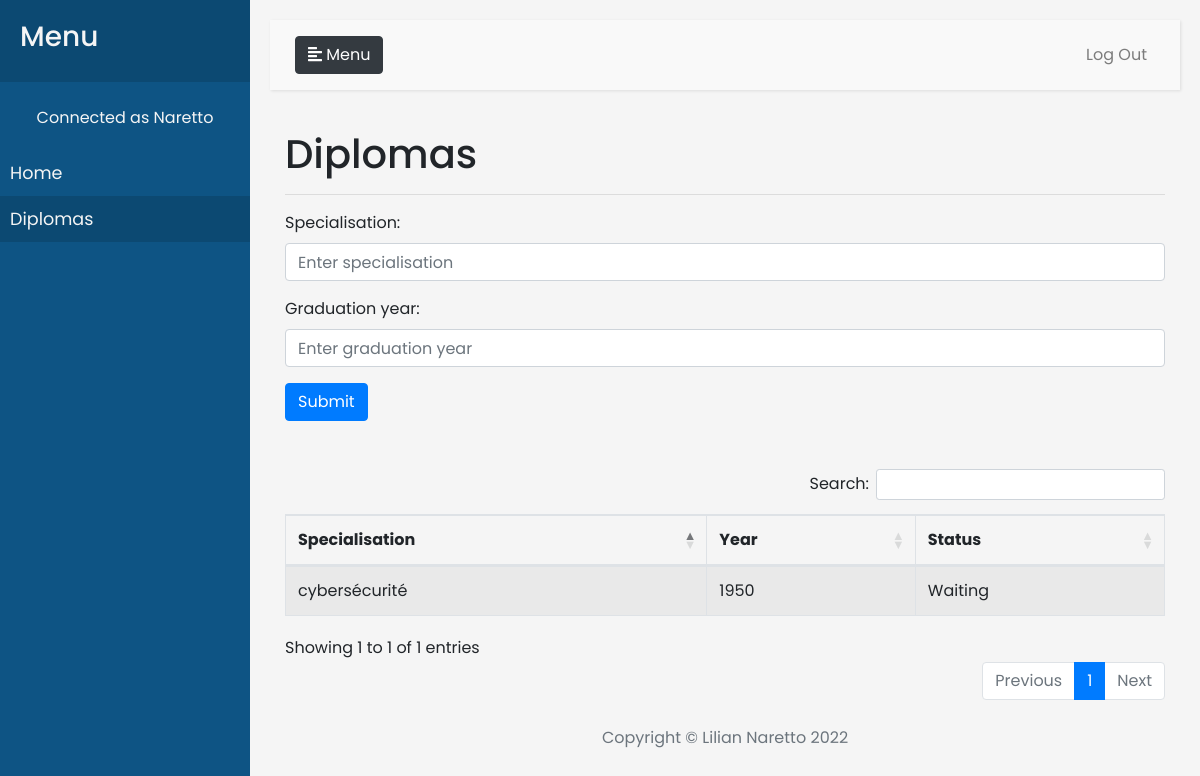
Before: /diplomas (signed in) with the older database file.
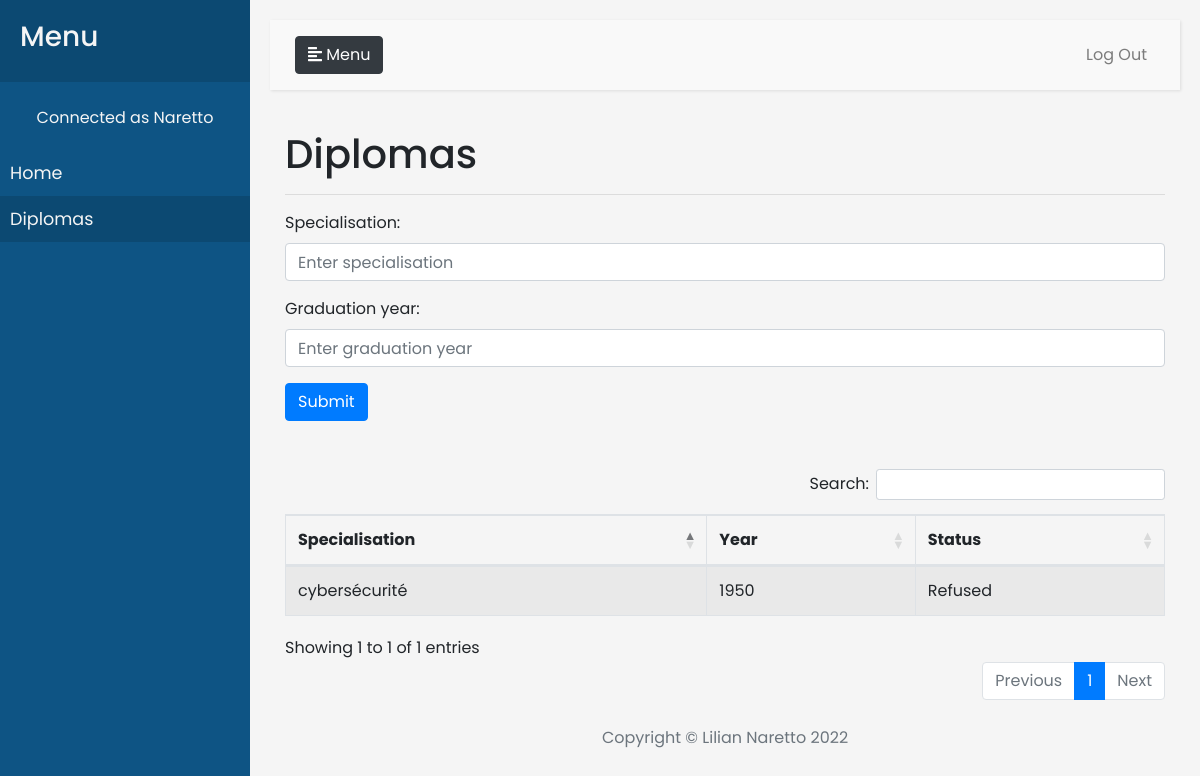
After: the same page with the newer database file.
### manager.py (models this page shows, shortened)
class User(UserMixin,db.Model):
    __tablename__ = 'user'
    id = db.Column('id',db.Integer,primary_key = True)
    name = db.Column('name',db.String(50))
    first_name = db.Column('first_name',db.String(50))
    password =db.Column('password',db.String(255))
    mail = db.Column('mail',db.String(255))
    admin = db.Column('admin',db.Integer)
    school = db.Column("school",db.String(255))

class Diploma(db.Model) :
    __tablename__ = 'diploma'
    _id = db.Column('id',db.Integer,primary_key = True)
    _id_user = db.Column(db.Integer, db.ForeignKey('user.id'))
    user_link = db.relationship("User")
    graduation_years = db.Column("graduation_years",db.String(8))
    specialisation =db.Column("specialisation",db.String(255))
    status = db.Column('status',db.Integer)# 0 : validé 1:refusé 2: en attente
    hash =db.Column('hash',db.String(255))

### app.py (the view)
@app.route("/diplomas",methods=['POST','GET'])
@login_required
def diploma():
    diploma=True
    if current_user.admin:
        return redirect('/admin')
    tab_diploma = user_diploma(current_user.id)
    if request.method == 'POST':
        if "certif" in request.form:
            diploma = {}
            diploma['id_user'] = current_user.id
            diploma['specialisation'] = request.form['specialisation']
            diploma['graduation_years'] = request.form['graduation_years']
            diploma['status'] = 2
            save_diploma(diploma)
            tab_diploma.append(diploma)
            return render_template('/User.html',diplomas = tab_diploma, n = len(tab_diploma),diploma=diploma,success="Diploma verification sent !")
        elif "download" in request.form:
            diplomaid = request.form["download"]
            diploma = Diploma.query.get(diplomaid)
            if diploma._id_user == current_user.id:
                return send_file(os.path.join(basedir, app.config['SEND_FOLDER'],'diploma_'+str(diploma._id)+".png"), as_attachment=True)
            else:
                return render_template('/User.html',diplomas = tab_diploma,n = len(tab_diploma),diploma=diploma,warning = "Error !")
        elif "mail" in request.form:
            diplomaid = request.form["mail"]
            diploma = Diploma.query.get(diplomaid)
            maildiploma(os.path.join(basedir, app.config['SEND_FOLDER'],'diploma_'+str(diploma._id)+".png"),current_user.mail)
            return render_template('/User.html',diplomas = tab_diploma,n = len(tab_diploma),diploma=diploma,success="Mail sent to "+current_user.mail+" !")
    else:
        return render_template('/User.html',diplomas = tab_diploma,n = len(tab_diploma),diploma=diploma)

### manager.py (called while the page is built)
@login_manager.user_loader
def load_user(user):
    return User.query.get(user)

def user_diploma(user_id):
    diplomas = []
    query_di = Diploma.query.filter_by(_id_user = user_id)
    for elem in query_di:
        diplomas.append(elem)
    return diplomas

### templates/user.html (shortened to what this page needs)
{% extends 'base.html' %}
{% block content %}
<h1>Diplomas</h1>
<hr>
<form method="POST">
    <div class="form-group">
            <label >Specialisation:</label>
            <input type="text" class="form-control" id="specialisation"  name="specialisation" placeholder="Enter specialisation">
    </div>
    <div class="form-group">
        <label >Graduation year:</label>
        <input type="number" min="1900" max="2099" class="form-control" id="graduation_years"  name="graduation_years" placeholder="Enter graduation year">
    </div>
    <button type="submit" class="btn btn-primary" name="certif" value="certif">Submit</button>
</form>
<br>
<br>
<table class="table display table-striped table-bordered">
        <thead>
          <tr>
            <th scope="col">Specialisation</th>
            <th scope="col">Year</th>
            <th scope="col">Status</th>
          </tr>
        </thead>
        <tbody>
            {% for diploma in diplomas %}
            <tr>
                <td>{{diploma.specialisation}}</td>
                <td>{{diploma.graduation_years}}</td>
                {%if diploma.status == 2 %}
                <td>Waiting</td>
                {%elif diploma.status == 0 %}
                <td>Refused</td>
                {%endif%}
            </tr>
            {%endfor%}
        </tbody>
      </table>
{% endblock%}

### templates/base.html (shortened to what this page needs)
<!DOCTYPE html>
<html lang="en">
    <head>
        <link rel="stylesheet" href="https://cdnjs.cloudflare.com/ajax/libs/font-awesome/4.7.0/css/font-awesome.min.css">
        <link rel="stylesheet" href="https://stackpath.bootstrapcdn.com/bootstrap/4.3.1/css/bootstrap.min.css">
        <link rel="stylesheet" href="https://cdn.jsdelivr.net/npm/bootstrap@4.5.3/dist/css/bootstrap.min.css">
        <link rel="stylesheet" href="https://cdn.datatables.net/1.10.25/css/dataTables.bootstrap4.min.css">
        <link rel="stylesheet" href="https://cdn.datatables.net/buttons/1.7.1/css/buttons.dataTables.min.css">
        <link rel="stylesheet" type="text/css" href="{{ url_for('static', filename='css/style.css') }}">
    </head>
    <body>
        <div class="wrapper">
            <nav id="sidebar" aria-label="navigation">
                <div class="sidebar-header">
                    <h3>Menu</h3>
                </div>
                <br>
                {% if current_user.is_authenticated %}<div style="text-align: center;" >Connected as {{current_user.name}}</div>{% endif %}
                <ul class="list-unstyled components">
                    <li {% if home %} class="active" {% endif %}>
                        <a class="nav-link" href="{{ url_for('home') }}">Home</a>
                    </li>
                    {% if current_user.is_authenticated %}
                    {% if not current_user.admin %}
                    <li {% if diploma %} class="active" {% endif %}>
                        <a class="nav-link" href="{{ url_for('diploma') }}">Diplomas</a>
                    </li>
                    {% endif %}
                    {% endif %}
                </ul>
            </nav>
            <div id="content">
                <nav class="navbar navbar-expand-lg navbar-light">
                    <div class="container-fluid">
                        <button type="button" id="sidebarCollapse" class="btn btn-dark">
                            <em class="fas fa-align-left"></em>
                            <span>Menu</span>
                        </button>
                        <div class="collapse navbar-collapse justify-content-end" id="navbarSupportedContent">
                            <ul class="nav navbar-nav ml-auto">
                                {% if current_user.is_authenticated %}
                                <li class="nav-item">
                                    <a class="nav-link" href="{{ url_for('logout') }}">Log Out</a>
                                </li>
                                {% endif %}
                            </ul>
                        </div>
                    </div>
                </nav>
                <div class="container-fluid">
                    {% block content%}
                    {% endblock %}
                </div>
                <br>
                <footer class="footer text-center">
                    <div class="container">
                        <span class="text-muted">Copyright &copy; Lilian Naretto 2022</span>
                    </div>
                </footer>
            </div>
        </div>
    </body>
</html>

### static/css/style.css (style rules this page uses)
html { scroll-behavior:smooth; }
body { font-family: 'Poppins', sans-serif; background: #f5f5f5; }
a, a:hover, a:focus { color: inherit; text-decoration: none; transition: all 0.3s; }
.navbar { padding: 15px 10px; background: #f9f9f9; border: none; border-radius: 0; margin-bottom: 40px; box-shadow: 1px 1px 3px rgba(0, 0, 0, 0.1); }
.wrapper { display: flex; width: 100%; align-items: stretch; }
#sidebar { min-width: 250px; max-width: 250px; background: #0E5484; color: #f5f5f5; transition: all 0.3s; }
#sidebar .sidebar-header { padding: 20px; background: #0c4972; }
#sidebar ul.components { padding: 20px 0; }
#sidebar ul li a { padding: 10px; font-size: 1.1em; display: block; }
#sidebar ul li.active>a, a[aria-expanded="true"] { color: #f5f5f5; background: #0c4972; }
#content { width: 100%; padding: 20px; min-height: 100vh; transition: all 0.3s; }
@media (min-width: 992px) { #navbarSupportedContent .nav-item { margin-left: 3rem; } }

Changed rows visible on the page:
changed Diploma "cybersécurité": status "Waiting" → "Refused"
